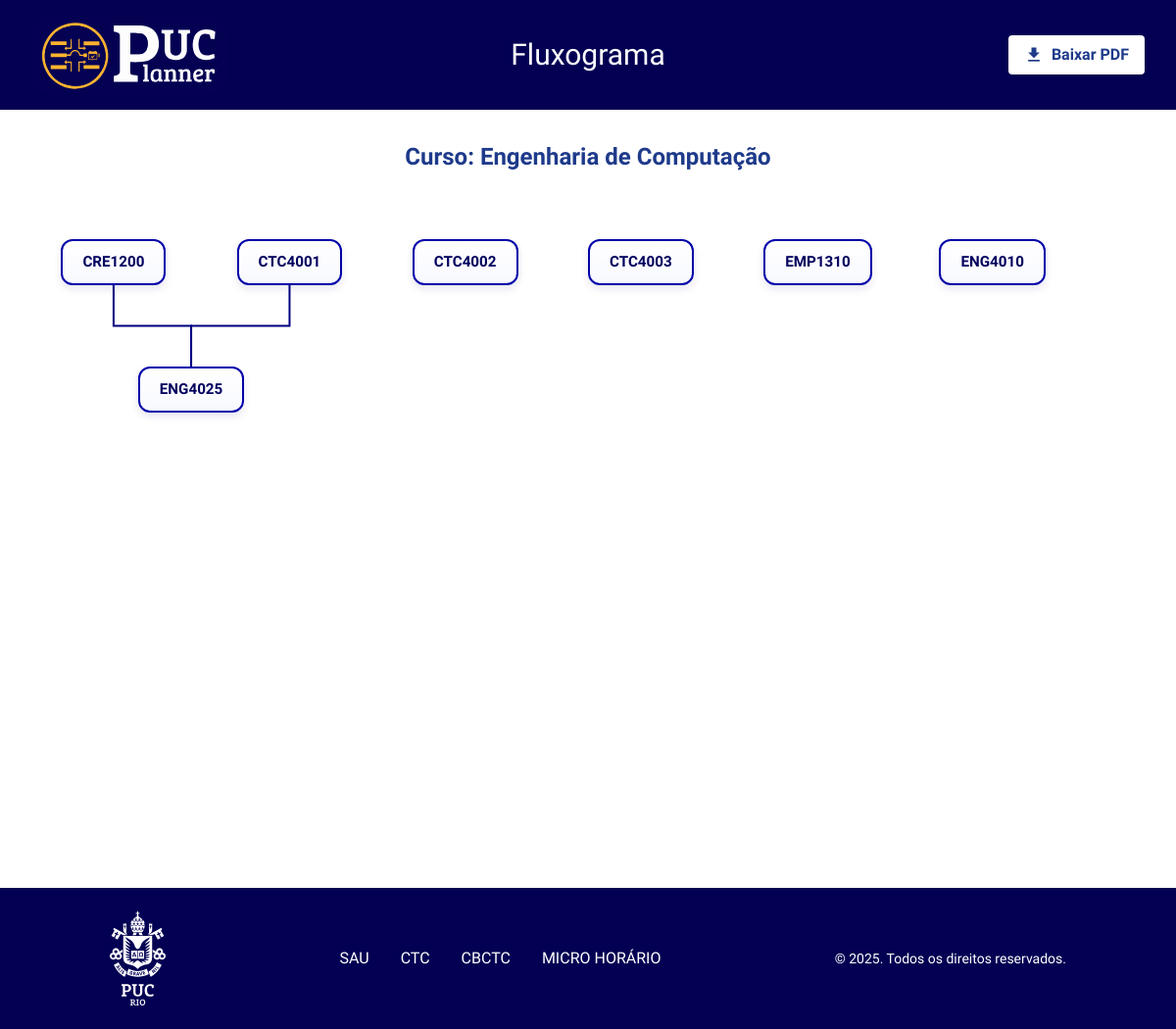
Screenshot of /fluxograma/Engenharia de Computação/ (signed in) with the database file from the repository.
### appPUC_Planner/models.py (models this page shows, shortened)
class Course(models.Model):
	code = models.CharField("código", max_length=20, unique=True)
	name = models.CharField("nome", max_length=200)
	program = models.CharField("curso", max_length=200, blank=True, db_index=True)
	pos_top_px = models.PositiveIntegerField("pos_top_px", null=True, blank=True,
											help_text="Posição top em pixels usada pelo layout do fluxograma")
	pos_left_pct = models.FloatField("pos_left_pct", null=True, blank=True,
									 help_text="Posição left em porcentagem (0-100) usada pelo layout do fluxograma")
	prerequisites = models.CharField("pré-requisitos", max_length=500, blank=True,
									 help_text="Códigos separados por vírgula, ex: 'MAT 4162, ENG 4010'")
	credits = models.PositiveSmallIntegerField("créditos", default=0)
	class Meta:
		verbose_name = "Disciplina"
		verbose_name_plural = "Disciplinas"
		ordering = ["code"]

### hello_world/core/views.py (the view)
# urls.py: path("fluxograma/<str:program>/", core_views.fluxograma_course, name="fluxograma_course"),
@login_required
def fluxograma_course(request, program):
    courses = list(Course.objects.filter(program__iexact=program).order_by('code'))
    if not courses:
        courses = list(Course.objects.filter(program__icontains=program).order_by('code'))
    connections = []
    for c in courses:
        if c.prerequisites:
            parts = [p.strip() for p in c.prerequisites.split(',') if p.strip()]
            for p in parts:
                connections.append([p, c.code])
    return render(request, "fluxograma_program.html", {"program": program, "courses": courses, "connections": connections})

### hello_world/templates/fluxograma_program.html (shortened to what this page needs)
{% extends 'base.html' %}
{% load static %}
{% block extra_css %}
<link rel="stylesheet" href="{% static 'css/fluxograma2.css' %}">
{% endblock %}
{% block content %}
<body class="bg-white text-navy flex flex-col min-h-screen">
<div class="flex flex-col h-screen">
<header class="flex justify-between items-center py-4 bg-navy text-white px-8">
<a href="{% url 'home' %}">
  <div class="text-2xl font-superbold">
    <img src="{% static 'images/logo_puc_planner_fundoazul.svg' %}" width="200px" style="border-radius: 20px;">
</div>
</a>
<h1 class="text-3xl font-superbold flex-1 text-center">Fluxograma</h1>
<div style="width:200px" class="flex items-center justify-end">
  <button id="download-pdf" class="bg-white text-blue-900 font-bold py-2 px-4 rounded shadow hover:opacity-90 flex items-center">
    <span class="material-icons mr-2" aria-hidden="true" style="font-size:20px">download</span>
    Baixar PDF
  </button>
</div>
</header>
<div class="container mx-auto px-4 max-w-6xl">
<main class="py-8">
<h2 class="text-center text-2xl superbold mb-12 text-blue-900">Curso: {{ program }}</h2>
<div id="flowchart" class="relative h-[650px] w-full">
  {% for c in courses %}
    <a href="#" title="{{ c.name }}">
      <div class="flowchart-item" style="{% if c.pos_top_px != None %}top: {{ c.pos_top_px }}px; {% endif %}{% if c.pos_left_pct != None %}left: {{ c.pos_left_pct }}%; {% endif %}">{{ c.code }}</div>
    </a>
  {% endfor %}
  <svg id="flowchart-svg" class="absolute top-0 left-0 w-full h-full" style="z-index: -1;"></svg>
</div>
</main>
</div>
{% include 'includes/footer.html' %}
</div>
</body>
{% endblock %}

### hello_world/static/css/footer_common.css (style rules this page uses)
:root { --azul-puc: #030053; --cor-texto-footer: #ffffff; }

### hello_world/static/css/fluxograma2.css (style rules this page uses)
body { font-family: 'Rethink Sans', sans-serif; }
.superbold { font-weight: 700; }
.flowchart-item { position: absolute; padding: 10px 20px; border: 2px solid #0000a9; border-radius: 12px; background: linear-gradient(180deg, #ffffff 0%, #f8f9ff 100%); color: #00005f; font-weight: 600; font-size: 0.95rem; text-align: center; box-shadow: 0 4px 8px rgba(0, 0, 100, 0.1); transition: all 0.3s ease; cursor: pointer; }
.bg-navy { background-color: #030053; }

### rows the page displays
Course: code "CRE1200"
Course: code "CTC4001"
Course: code "CTC4002"
Course: code "CTC4003"
Course: code "EMP1310"
Course: code "ENG4010"
Course: code "ENG4025"

### other values shown
{{ program }} "Engenharia de Computação"
